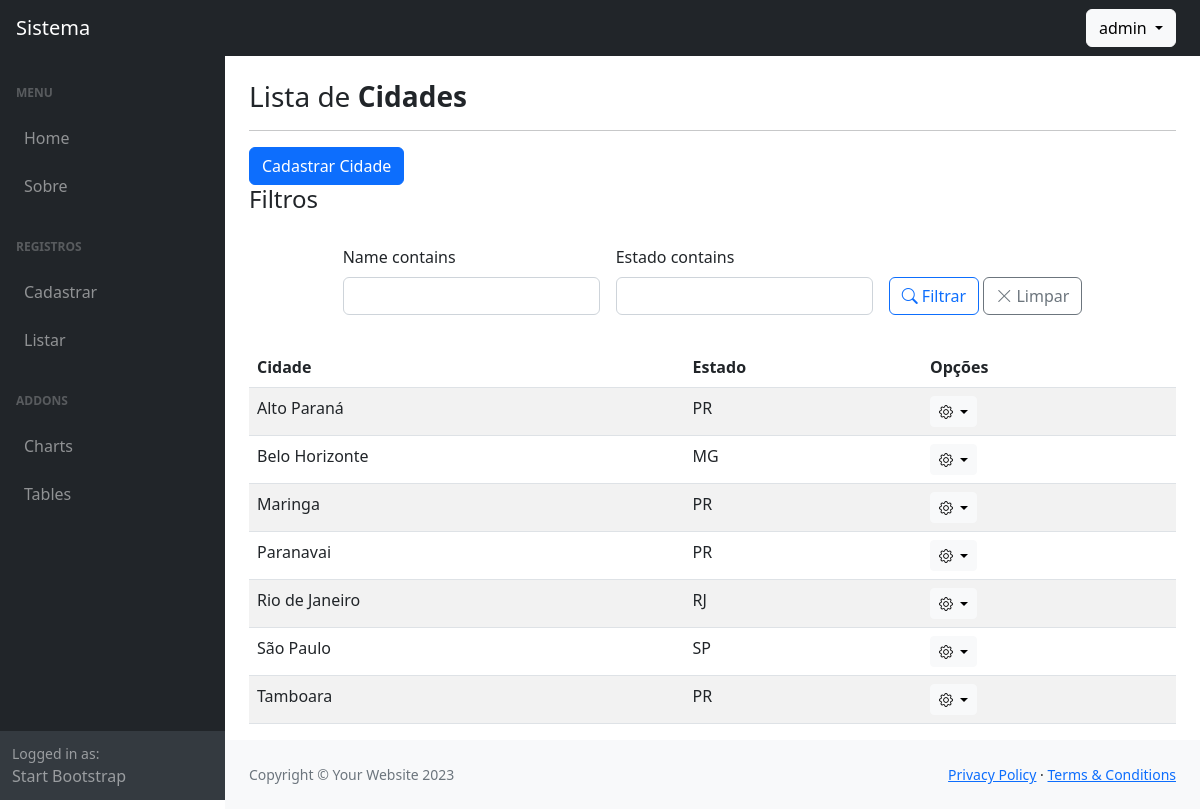
Screenshot of /listar/cidades/ (signed in) with the database file from the repository.
### usuarios/models.py (models this page shows)
class CustomUser(AbstractUser):
    bio = models.TextField(blank=True)
    birth_date = models.DateField(null=True, blank=True)
    def __str__(self):
        return self.username

### cadastros/models.py (models this page shows, shortened)
class Cidade(models.Model):
    name = models.CharField(max_length=100)
    estado = models.CharField(max_length=2)
    user = models.ForeignKey(settings.AUTH_USER_MODEL, on_delete=models.CASCADE)
    class Meta:
        ordering = ["name", "estado"]

### cadastros/views.py (the view)
# urls.py: path('listar/cidades/', CidadeList.as_view(), name='listar-cidades'),
class CidadeList(GroupRequiredMixin, LoginRequiredMixin, FilterView):
    model = Cidade
    template_name = 'cadastros/list/cidade.html'
    group_required = ["Administrador", "Editor"]
    paginate_by = 50
    filterset_class = CidadeFilter
    def get_queryset(self):
        if self.request.user.groups.filter(name="Administrador").exists():
            return super().get_queryset()
        return super().get_queryset().filter(user=self.request.user)

### cadastros/templates/cadastros/list/cidade.html (shortened to what this page needs)
{% extends "paginas/modelo.html" %}
{% block conteudo %}
<h3>
    Lista de <b>Cidades</b>
</h3>
<hr>
<a href="{% url 'cadastrar-cidade' %}" class="btn btn-primary">
    Cadastrar Cidade
</a>
    {% load crispy_forms_tags %}
    {% include 'cadastros/list/filters_form.html' %}
<table id="table-cidades" class="table table-striped">
    <thead>
        <th>Cidade</th>
        <th>Estado</th>
        <th>Opções</th>
    </thead>
   <tbody>
    {% for object in object_list %}
    <tr>
        <td>{{ object.name }}</td>
        <td>{{ object.estado }}</td>
        <td>
            <div class="dropdown">
                <button class="btn btn-light btn-sm dropdown-toggle" type="button" data-bs-toggle="dropdown" aria-expanded="false">
                    <i class="bi bi-gear"></i>
                </button>
            </div>
        </td>
    </tr>
    {% empty %}
        <tr>
            <td colspan="3">Nenhum registro encontrado.</td>
        </tr>
    {% endfor %}
   </tbody>
</table>
{% endblock %}
{% block scripts %}
<link href="https://cdn.datatables.net/v/bs5/dt-2.1.8/datatables.min.css" rel="stylesheet">
{% endblock scripts %}

### paginas/templates/paginas/modelo.html (shortened to what this page needs)
{% load static %}
<!DOCTYPE html>
<html lang="pt-br">
<head>
    <link href="https://cdn.jsdelivr.net/npm/simple-datatables@7.1.2/dist/style.min.css" rel="stylesheet" />
    <link href="{% static 'css/styles.css' %}" rel="stylesheet" />
    <link rel="stylesheet" href="https://cdn.jsdelivr.net/npm/bootstrap-icons@1.11.3/font/bootstrap-icons.min.css">
</head>
<body class="sb-nav-fixed">
    {% block menu_superior %}
    <nav class="sb-topnav navbar navbar-expand navbar-dark bg-dark">
        <a class="navbar-brand ps-3" href="{% url 'index' %}">Sistema</a>
        <button class="btn btn-link btn-sm order-1 order-lg-0 me-4 me-lg-0" id="sidebarToggle" href="#!"></button>
        {% if request.user.is_authenticated %}
        <ul class="navbar-nav ms-auto me-md-0 me-3 me-lg-4">
            <li class="nav-item dropdown">
                <a class="btn btn-light dropdown-toggle" id="navbarDropdown" href="#" role="button"
                    data-bs-toggle="dropdown" aria-expanded="false">
                    {{ request.user }}
                </a>
            </li>
        </ul>
        {% else %}
        <a href="{% url 'login' %}" class="btn btn-light ms-auto me-3">
            Entrar
        </a>
        {% endif %}
    </nav>
    {% endblock %}
    <div id="layoutSidenav">
        {% block menu_lateral %}
        <div id="layoutSidenav_nav">
            <nav class="sb-sidenav accordion sb-sidenav-dark" id="sidenavAccordion">
                <div class="sb-sidenav-menu">
                    <div class="nav">
                        <div class="sb-sidenav-menu-heading">Menu</div>
                        <a class="nav-link" href="{% url 'index' %}">
                            Home
                        </a>
                        <a class="nav-link" href="{% url 'sobre' %}">
                            Sobre
                        </a>
                        {% if request.user.is_authenticated %}
                        <div class="sb-sidenav-menu-heading">Registros</div>
                        <a class="nav-link collapsed" href="#" data-bs-toggle="collapse"
                            data-bs-target="#collapseCadastrar" aria-expanded="false" aria-controls="collapseLayouts">
                            Cadastrar
                        </a>
                        <a class="nav-link collapsed" href="#" data-bs-toggle="collapse"
                            data-bs-target="#collapseListar" aria-expanded="false" aria-controls="collapseLayouts">
                            Listar
                        </a>
                        {% endif %}
                        <div class="sb-sidenav-menu-heading">Addons</div>
                        <a class="nav-link" href="charts.html">
                            Charts
                        </a>
                        <a class="nav-link" href="tables.html">
                            Tables
                        </a>
                    </div>
                </div>
                <div class="sb-sidenav-footer">
                    <div class="small">Logged in as:</div>
                    Start Bootstrap
                </div>
            </nav>
        </div>
        {% endblock %}
        <div id="layoutSidenav_content">
            <main>
                <div class="container-fluid px-4">
                    <br>
                    {% block conteudo %}{% endblock %}
                </div>
            </main>
            {% block rodape %}
            <footer class="py-4 bg-light mt-auto">
                <div class="container-fluid px-4">
                    <div class="d-flex align-items-center justify-content-between small">
                        <div class="text-muted">Copyright &copy; Your Website 2023</div>
                        <div>
                            <a href="#">Privacy Policy</a>
                            &middot;
                            <a href="#">Terms &amp; Conditions</a>
                        </div>
                    </div>
                </div>
            </footer>
            {% endblock %}
        </div>
    </div>
    {% block scripts %}
    {% endblock %}
</body>
</html>

### cadastros/templates/cadastros/list/filters_form.html (style rules this page uses)
form.row div[id*="div_id"] { flex: 0 0 auto; width: auto; }

### rows the page displays
CustomUser: user "admin"
Cidade: name "Alto Paraná", estado "PR"
Cidade: name "Belo Horizonte", estado "MG"
Cidade: name "Maringa", estado "PR"
Cidade: name "Paranavai", estado "PR"
Cidade: name "Rio de Janeiro", estado "RJ"
Cidade: name "São Paulo", estado "SP"
Cidade: name "Tamboara", estado "PR"
